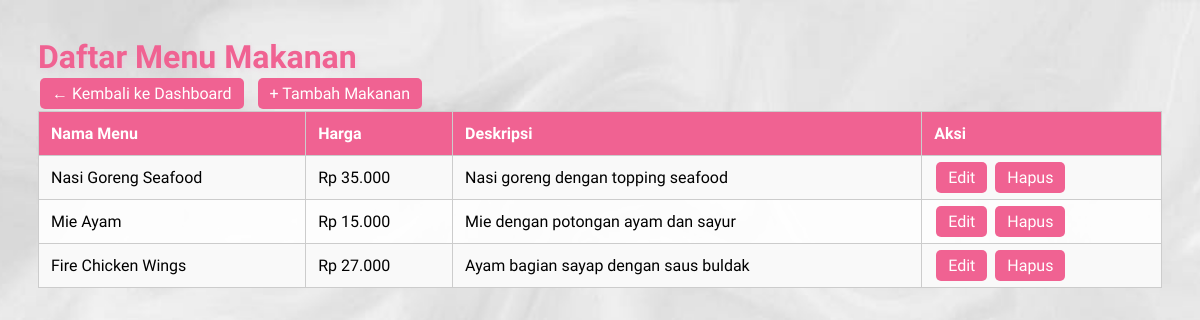
The app's page /cafe/Admin/makanan.php (signed in) with its own data.
### tables this page shows
CREATE TABLE menu_makanan (
    id INT AUTO_INCREMENT PRIMARY KEY,
    nama_menu VARCHAR(100),
    harga INT,
    deskripsi TEXT
);

### cafe/Admin/makanan.php (the view, shortened to what this page needs)
<?php
include '../koneksi.php';
$result = mysqli_query($koneksi, "SELECT * FROM menu_makanan");
?>
<!DOCTYPE html>
<html>
<head>
</head>
<body>
    <div clas="header">
        <h2>Daftar Menu Makanan</h2>
        <div class="button-group">
            <a href="dashboard.php" class="btn">← Kembali ke Dashboard</a>
            <a href="tambah_minuman.php" class="btn">+ Tambah Makanan</a>
        </div>
    </div>
    <table>
        <tr>
            <th>Nama Menu</th>
            <th>Harga</th>
            <th>Deskripsi</th>
            <th>Aksi</th>
        </tr>
        <?php while ($row = mysqli_fetch_assoc($result)) : ?>
        <tr>
            <td><?= $row['nama_menu']; ?></td>
            <td>Rp <?= number_format($row['harga'], 0, ',', '.'); ?></td>
            <td><?= $row['deskripsi']; ?></td>
            <td>
                <a class="btn" href="edit_makanan.php?id=<?= $row['id']; ?>">Edit</a>
                <a class="btn" href="hapus_makanan.php?id=<?= $row['id']; ?>" onclick="return confirm('Yakin ingin hapus?')">Hapus</a>
            </td>
        </tr>
        <?php endwhile; ?>
    </table>
</body>
</html>

### cafe/Admin/makanan.php (style rules this page uses)
body { font-family: 'Sour Gummy', cursive; background: url('../bg.jpeg') no-repeat center center fixed; background-size: cover; color: white; padding: 30px; }
h2 { color: #f06292; margin: 0; font-size: 2rem; text-shadow: 2px 2px 4px rgba(241, 183, 220, 0.3); }
.button-group { display: flex; gap: 10px; }
table { width: 100%; border-collapse: collapse; background: rgba(255,255,255,0.9); color: black; }
th, td { border: 1px solid #ccc; padding: 12px; text-align: left; }
th { background-color: #f06292; color: white; }
tr:nth-child(even) { background-color: #f9f9f9; }
.btn { padding: 6px 12px; margin: 2px; background-color: #f06292; color: white; border: none; border-radius: 5px; text-decoration: none; }

### records on screen
menu_makanan: nama_menu "Nasi Goreng Seafood", harga "35.000", deskripsi "Nasi goreng dengan topping seafood"
menu_makanan: nama_menu "Mie Ayam", harga "15.000", deskripsi "Mie dengan potongan ayam dan sayur"
menu_makanan: nama_menu "Fire Chicken Wings", harga "27.000", deskripsi "Ayam bagian sayap dengan saus buldak"
